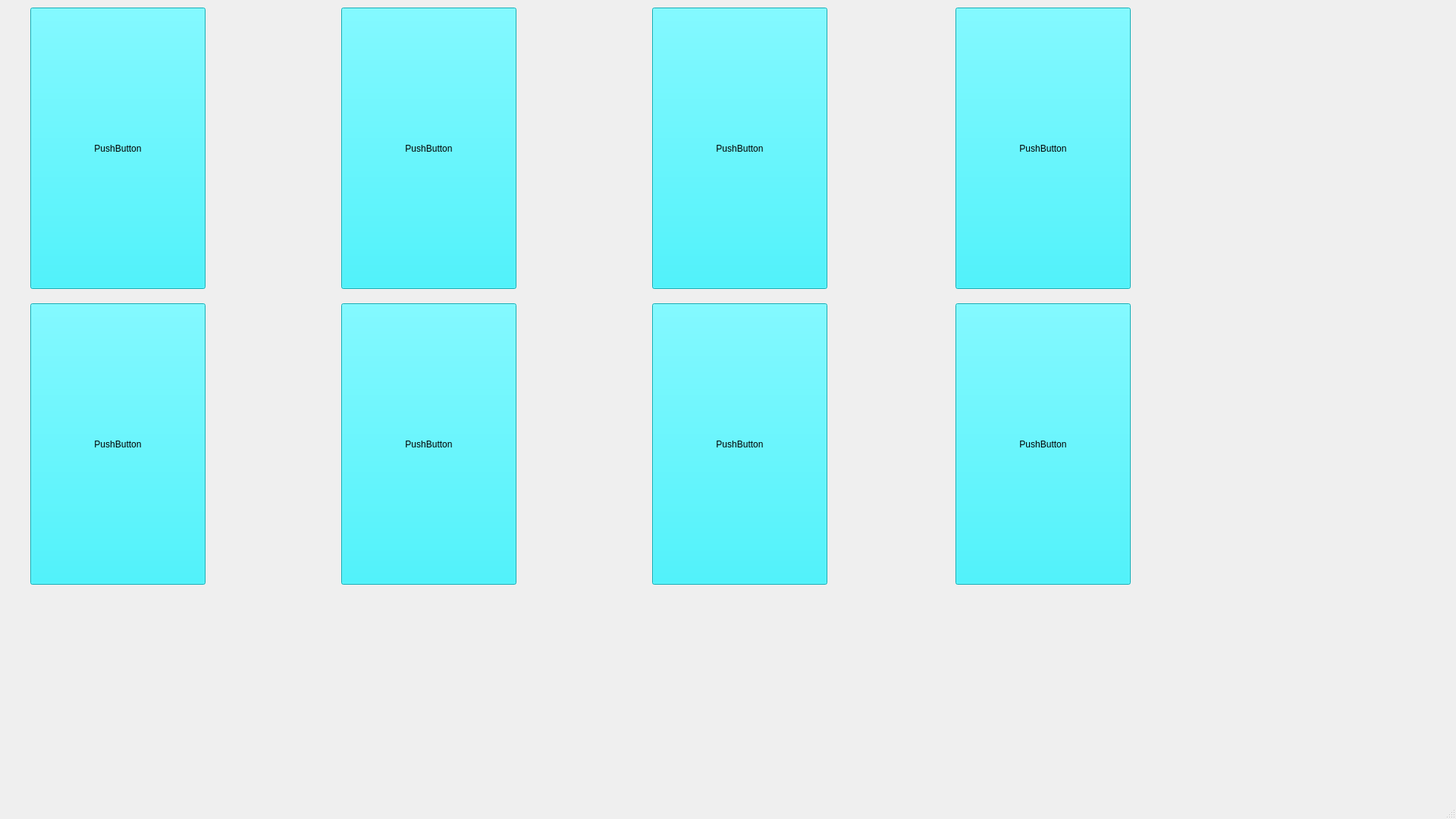
<?xml version="1.0" encoding="UTF-8"?>
<ui version="4.0">
 <class>Main_Project_page_3_1</class>
 <widget class="QMainWindow" name="Main_Project_page_3_1">
  <property name="geometry">
   <rect>
    <x>0</x>
    <y>0</y>
    <width>1920</width>
    <height>1080</height>
   </rect>
  </property>
  <property name="windowTitle">
   <string>MainWindow</string>
  </property>
  <widget class="QWidget" name="centralwidget">
   <widget class="QPushButton" name="pushButton">
    <property name="geometry">
     <rect>
      <x>40</x>
      <y>10</y>
      <width>231</width>
      <height>371</height>
     </rect>
    </property>
    <property name="styleSheet">
     <string notr="true">background-color: rgb(20, 243, 255);</string>
    </property>
    <property name="text">
     <string>PushButton</string>
    </property>
   </widget>
   <widget class="QPushButton" name="pushButton_5">
    <property name="geometry">
     <rect>
      <x>40</x>
      <y>400</y>
      <width>231</width>
      <height>371</height>
     </rect>
    </property>
    <property name="styleSheet">
     <string notr="true">background-color: rgb(20, 243, 255);</string>
    </property>
    <property name="text">
     <string>PushButton</string>
    </property>
   </widget>
   <widget class="QPushButton" name="pushButton_2">
    <property name="geometry">
     <rect>
      <x>450</x>
      <y>10</y>
      <width>231</width>
      <height>371</height>
     </rect>
    </property>
    <property name="styleSheet">
     <string notr="true">background-color: rgb(20, 243, 255);</string>
    </property>
    <property name="text">
     <string>PushButton</string>
    </property>
   </widget>
   <widget class="QPushButton" name="pushButton_3">
    <property name="geometry">
     <rect>
      <x>860</x>
      <y>10</y>
      <width>231</width>
      <height>371</height>
     </rect>
    </property>
    <property name="styleSheet">
     <string notr="true">background-color: rgb(20, 243, 255);</string>
    </property>
    <property name="text">
     <string>PushButton</string>
    </property>
   </widget>
   <widget class="QPushButton" name="pushButton_4">
    <property name="geometry">
     <rect>
      <x>1260</x>
      <y>10</y>
      <width>231</width>
      <height>371</height>
     </rect>
    </property>
    <property name="styleSheet">
     <string notr="true">background-color: rgb(20, 243, 255);</string>
    </property>
    <property name="text">
     <string>PushButton</string>
    </property>
   </widget>
   <widget class="QPushButton" name="pushButton_6">
    <property name="geometry">
     <rect>
      <x>450</x>
      <y>400</y>
      <width>231</width>
      <height>371</height>
     </rect>
    </property>
    <property name="styleSheet">
     <string notr="true">background-color: rgb(20, 243, 255);</string>
    </property>
    <property name="text">
     <string>PushButton</string>
    </property>
   </widget>
   <widget class="QPushButton" name="pushButton_7">
    <property name="geometry">
     <rect>
      <x>860</x>
      <y>400</y>
      <width>231</width>
      <height>371</height>
     </rect>
    </property>
    <property name="styleSheet">
     <string notr="true">background-color: rgb(20, 243, 255);</string>
    </property>
    <property name="text">
     <string>PushButton</string>
    </property>
   </widget>
   <widget class="QPushButton" name="pushButton_8">
    <property name="geometry">
     <rect>
      <x>1260</x>
      <y>400</y>
      <width>231</width>
      <height>371</height>
     </rect>
    </property>
    <property name="styleSheet">
     <string notr="true">background-color: rgb(20, 243, 255);</string>
    </property>
    <property name="text">
     <string>PushButton</string>
    </property>
   </widget>
  </widget>
  <widget class="QMenuBar" name="menubar">
   <property name="geometry">
    <rect>
     <x>0</x>
     <y>0</y>
     <width>1920</width>
     <height>25</height>
    </rect>
   </property>
  </widget>
  <widget class="QStatusBar" name="statusbar"/>
 </widget>
 <resources/>
 <connections/>
</ui>
